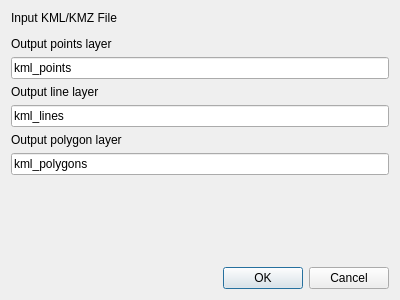
<?xml version="1.0" encoding="UTF-8"?>
<ui version="4.0">
 <class>Dialog</class>
 <widget class="QDialog" name="Dialog">
  <property name="geometry">
   <rect>
    <x>0</x>
    <y>0</y>
    <width>400</width>
    <height>300</height>
   </rect>
  </property>
  <property name="windowTitle">
   <string>Dialog</string>
  </property>
  <layout class="QVBoxLayout" name="verticalLayout">
   <item>
    <widget class="QLabel" name="label">
     <property name="text">
      <string>Input KML/KMZ File</string>
     </property>
    </widget>
   </item>
   <item>
    <widget class="QgsFileWidget" name="fileWidget"/>
   </item>
   <item>
    <widget class="QLabel" name="label_2">
     <property name="text">
      <string>Output points layer</string>
     </property>
    </widget>
   </item>
   <item>
    <widget class="QLineEdit" name="pointsLineEdit">
     <property name="text">
      <string>kml_points</string>
     </property>
    </widget>
   </item>
   <item>
    <widget class="QLabel" name="label_3">
     <property name="text">
      <string>Output line layer</string>
     </property>
    </widget>
   </item>
   <item>
    <widget class="QLineEdit" name="linesLineEdit">
     <property name="text">
      <string>kml_lines</string>
     </property>
    </widget>
   </item>
   <item>
    <widget class="QLabel" name="label_4">
     <property name="text">
      <string>Output polygon layer</string>
     </property>
    </widget>
   </item>
   <item>
    <widget class="QLineEdit" name="polyLineEdit">
     <property name="text">
      <string>kml_polygons</string>
     </property>
    </widget>
   </item>
   <item>
    <spacer name="verticalSpacer">
     <property name="orientation">
      <enum>Qt::Vertical</enum>
     </property>
     <property name="sizeHint" stdset="0">
      <size>
       <width>20</width>
       <height>40</height>
      </size>
     </property>
    </spacer>
   </item>
   <item>
    <widget class="QDialogButtonBox" name="buttonBox">
     <property name="orientation">
      <enum>Qt::Horizontal</enum>
     </property>
     <property name="standardButtons">
      <set>QDialogButtonBox::Cancel|QDialogButtonBox::Ok</set>
     </property>
    </widget>
   </item>
  </layout>
 </widget>
 <customwidgets>
  <customwidget>
   <class>QgsFileWidget</class>
   <extends>QWidget</extends>
   <header>qgis.gui</header>
  </customwidget>
 </customwidgets>
 <resources/>
 <connections>
  <connection>
   <sender>buttonBox</sender>
   <signal>accepted()</signal>
   <receiver>Dialog</receiver>
   <slot>accept()</slot>
   <hints>
    <hint type="sourcelabel">
     <x>248</x>
     <y>254</y>
    </hint>
    <hint type="destinationlabel">
     <x>157</x>
     <y>274</y>
    </hint>
   </hints>
  </connection>
  <connection>
   <sender>buttonBox</sender>
   <signal>rejected()</signal>
   <receiver>Dialog</receiver>
   <slot>reject()</slot>
   <hints>
    <hint type="sourcelabel">
     <x>316</x>
     <y>260</y>
    </hint>
    <hint type="destinationlabel">
     <x>286</x>
     <y>274</y>
    </hint>
   </hints>
  </connection>
 </connections>
</ui>
